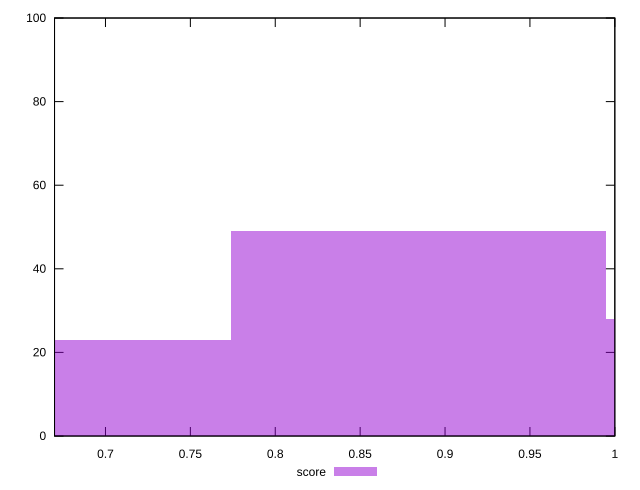

Reproduce this figure in gnuplot.
reset

$score <<EOF
0.6633836273468445 23
0.8845115031291261 49
1.1056393789114076 28
EOF

set key outside below
set boxwidth 0.22112787578228152
set xrange [0.67:1]
set yrange [0:100]
set trange [0:100]
set style fill transparent solid 0.5 noborder
set terminal svg size 640, 490 enhanced background rgb 'white'
set output "report_00013_2021-02-09T12-04-24.940Z/unused-css-rules/samples/pages+cached+noadtech/score/histogram.svg"

plot $score title "score" with boxes

reset
